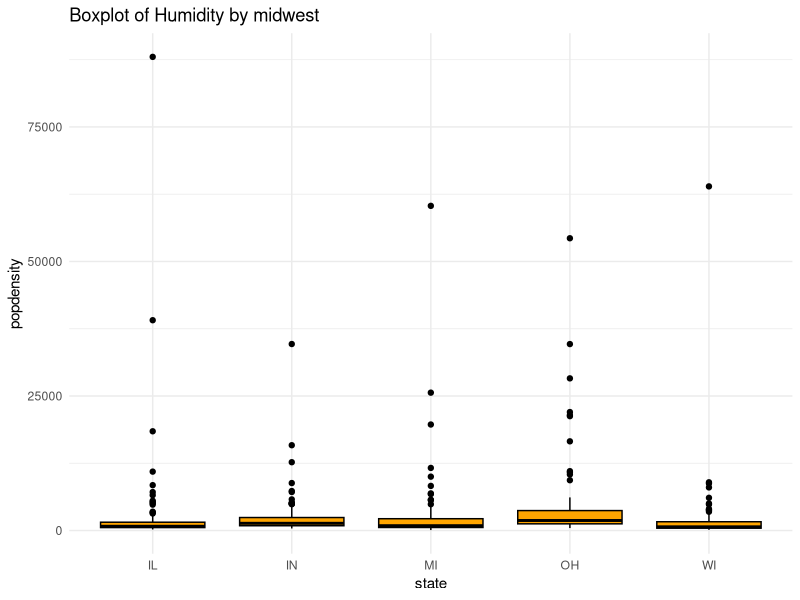
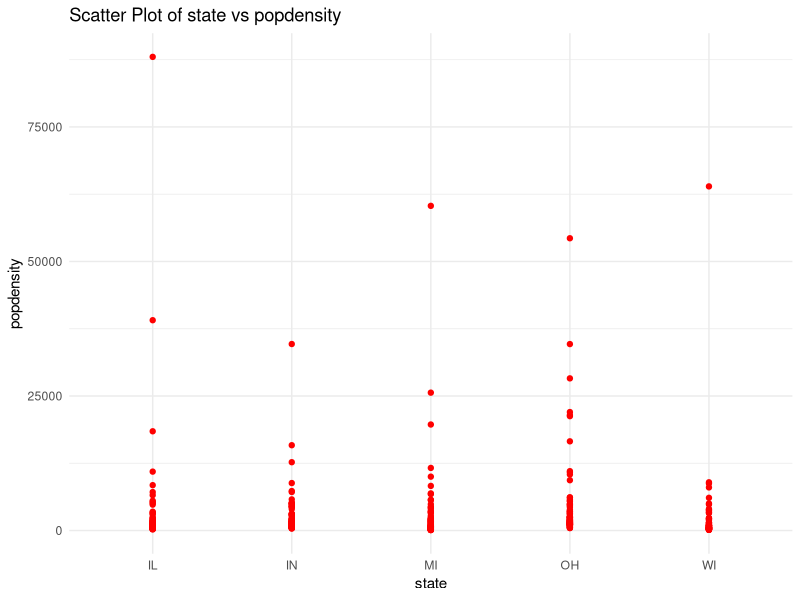
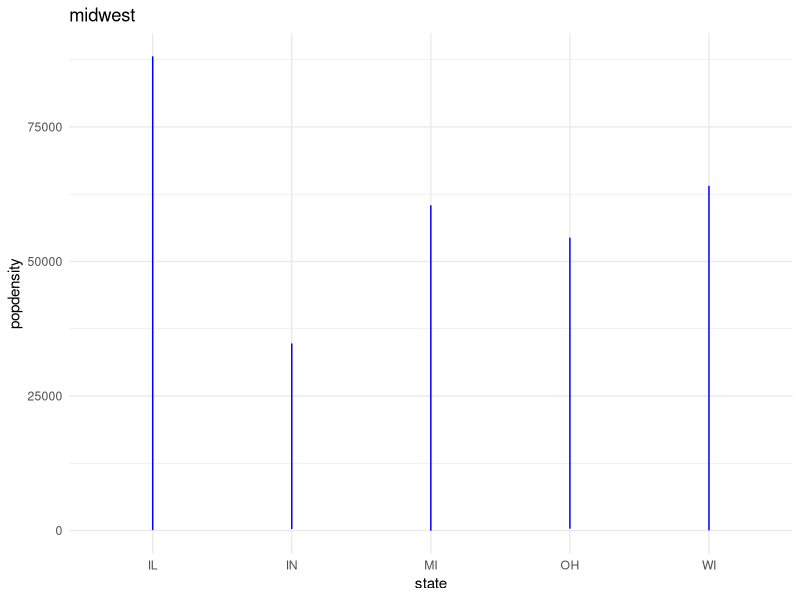

The R script that drew these images, in order:
## ---- chunk 1
library(readr)
library(dplyr)
library(ggplot2)
str(midwest)
head(midwest)
summary(midwest)
## ---- chunk 2
missing_values <- sapply(midwest, function(x) sum(is.na(x)))
print(missing_values)
## ---- chunk 3
# Visualize the data
# Histogram for numerical variables
num_vars <- sapply(midwest, is.numeric)
num_data <- midwest[, num_vars]
## ---- chunk 4
# boxplot
ggplot(midwest, aes(x =state, y =popdensity)) +
  geom_boxplot(fill = "orange", color = "black") +
  theme_minimal() +
  labs(title = "Boxplot of Humidity by midwest", x= "state", y= "popdensity")
## ---- chunk 5
# Scatter plot to show the relationship between two numeric variables (replace 'temp' and 'humidity' with appropriate column names)
ggplot(midwest, aes(x = state, y = popdensity)) +
  geom_point(color = "red") +
  theme_minimal() +
  labs(title = "Scatter Plot of state vs popdensity", x = "state", y = "popdensity")
## ---- chunk 6
# Time series plot for a variable over time (replace 'date' and 'temp' with appropriate column names)
ggplot(midwest, aes(x = state , y = popdensity)) +
  geom_line(color = "blue") +
  theme_minimal() +
  labs(title = "midwest", x = "state", y = "popdensity")
